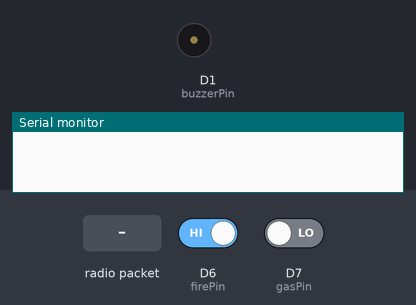
Recording of a sketch running on a simulated ESP8266 (NodeMCU). On the bench: buzzer (waves = sounding, pin HIGH), the last lines printed to the serial monitor. The inputs (shaded band) are chosen by the test bench; at power-on: D6 (firePin) HIGH, D7 (gasPin) LOW.

Above: at 1.2 s.
1.3 s: D6 (firePin) driven LOW
At 4.2 s:
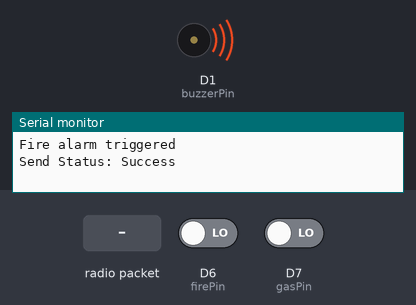
4.3 s: radio packet "reset" arrives
At 5.1 s:
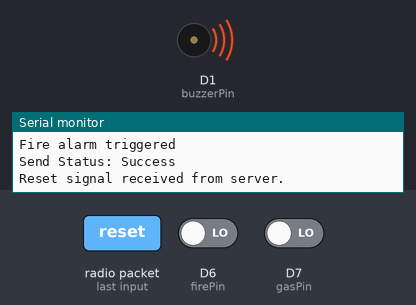
5.8 s: D7 (gasPin) driven HIGH
At 6.7 s:
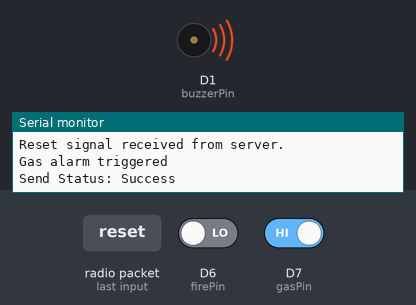
Timing chart, 0 to 14.8 s (numbered marks = the images above; inputs shaded):
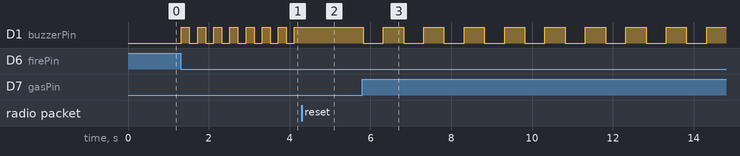

Measured:
- after the input at 1.3 s, D1 (buzzerPin): alternates HIGH for 0.20 s and LOW for 0.20 s, starting at once
- after the input at 4.3 s, D1 (buzzerPin): stops changing and stays HIGH
- after the input at 5.8 s, D1 (buzzerPin): alternates HIGH for 0.50 s and LOW for 0.50 s, starting at once

The sketch:

Nodes.ino
```cpp
#include <ESP8266WiFi.h>
#include <espnow.h>

// Define the MAC address of the central hub
uint8_t serverMac[] = {0xBC, 0xFF, 0x4D, 0xF8, 0x7C, 0x22};

// Declaring pins
const int firePin = D6;
const int gasPin = D7;
const int buzzerPin = D1;

bool fireflag = false;
bool gasflag = false;

// Defining intervals for buzzer
const unsigned long fireInterval = 200;
const unsigned long gasInterval = 500;
unsigned long previousMillis = 0;
bool buzzerState = LOW;

bool fireDetected = false;
bool gasDetected = false;
bool alert = false;
bool reset = false;

// Send data function
void sendData(uint8_t *macAddr, const char *data) {
  esp_now_send(macAddr, (uint8_t *)data, strlen(data));
}

// Interrupt service routines
void ICACHE_RAM_ATTR fireTrigger() {
  if (!fireflag) {
    delay(20);
    sendData(serverMac, "room1_f");
    Serial.println("Fire alarm triggered");
    fireDetected = true;
    fireflag = true;
  }
}

void ICACHE_RAM_ATTR gasTrigger() {
  if (!gasflag) {
    delay(20);
    sendData(serverMac, "room1_g");
    Serial.println("Gas alarm triggered");
    gasDetected = true;
    gasflag = true;
  }
}

// Callback functions
void onDataSent(uint8_t *mac, uint8_t sendStatus) {
  Serial.print("Send Status: ");
  Serial.println(sendStatus == 0 ? "Success" : "Fail");
}

void onDataRecv(uint8_t *mac, uint8_t *incomingData, uint8_t len) {
  char data[len + 1];
  memcpy(data, incomingData, len);
  data[len] = '\0';

  if (strcmp(data, "alert") == 0) {
    alert = true;
  }
  if (strcmp(data, "reset") == 0) {
    Serial.println("Reset signal received from server.");
    reset = true;
  }

}

void setup() {
  Serial.begin(115200);
  wifi_set_channel(1);
  pinMode(firePin, INPUT);
  pinMode(gasPin, INPUT);
  pinMode(buzzerPin, OUTPUT);

  attachInterrupt(digitalPinToInterrupt(gasPin), gasTrigger, CHANGE);
  attachInterrupt(digitalPinToInterrupt(firePin), fireTrigger, CHANGE);

  WiFi.mode(WIFI_STA);

  if (esp_now_init() != 0) {
    Serial.println("ESP-NOW initialization failed");
    return;
  }

  esp_now_set_self_role(ESP_NOW_ROLE_COMBO);
  esp_now_add_peer(serverMac, ESP_NOW_ROLE_COMBO, 1, NULL, 0);
  esp_now_register_send_cb(onDataSent);
  esp_now_register_recv_cb(onDataRecv);
}

void handleBuzzer(unsigned long interval) {
  unsigned long currentMillis = millis();
  if (currentMillis - previousMillis >= interval) {
    previousMillis = currentMillis;
    buzzerState = !buzzerState;
    digitalWrite(buzzerPin, buzzerState);
  }
}

void loop() {
  if (gasDetected) {
    handleBuzzer(gasInterval);
  }
  if (fireDetected) {
    handleBuzzer(fireInterval);
  }
  if (alert){
    handleBuzzer(700);
  }
  if (reset) {
    fireDetected = false;
    gasDetected = false;
    fireflag = false;
    gasflag = false;
    reset = false;
  }
}
```
